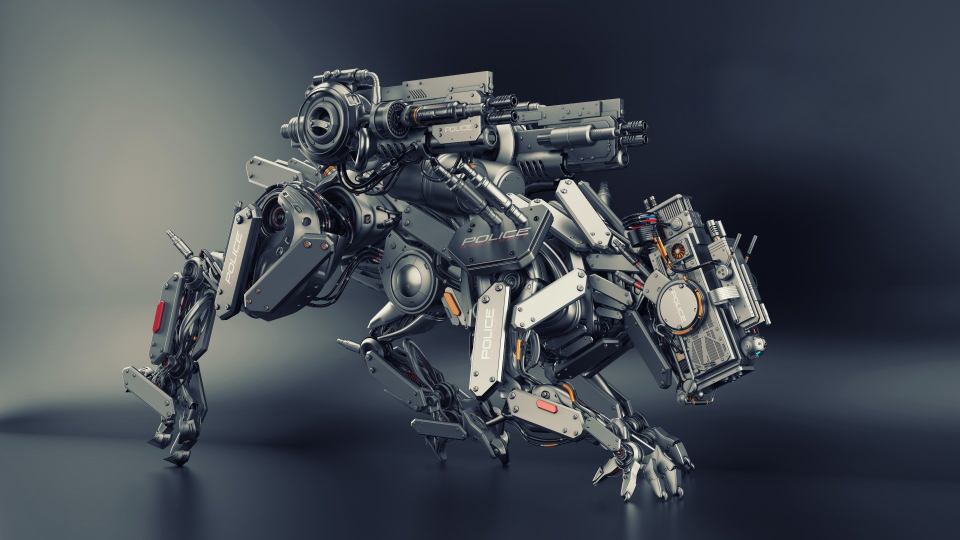
#> input picture PyImg/robot.jpg, 1920 x 1080 px (shown at 1/2 size)
$ python Transformation.py
#> lines starting #> are read from the running program, lines starting #| are printed output that depends on the picture
from PIL import Image

img = Image.open('robot.jpg')
#> img is the input picture: PIL image 1920x1080 RGB; mean R, G, B 69.5, 75.4, 83.1

square = img.resize((350, 250))
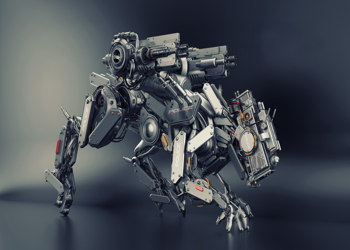
#> square: PIL image 350x250 RGB; mean R, G, B 69.5, 75.4, 83.1
# square.show()

flip = img.transpose(Image.FLIP_LEFT_RIGHT)
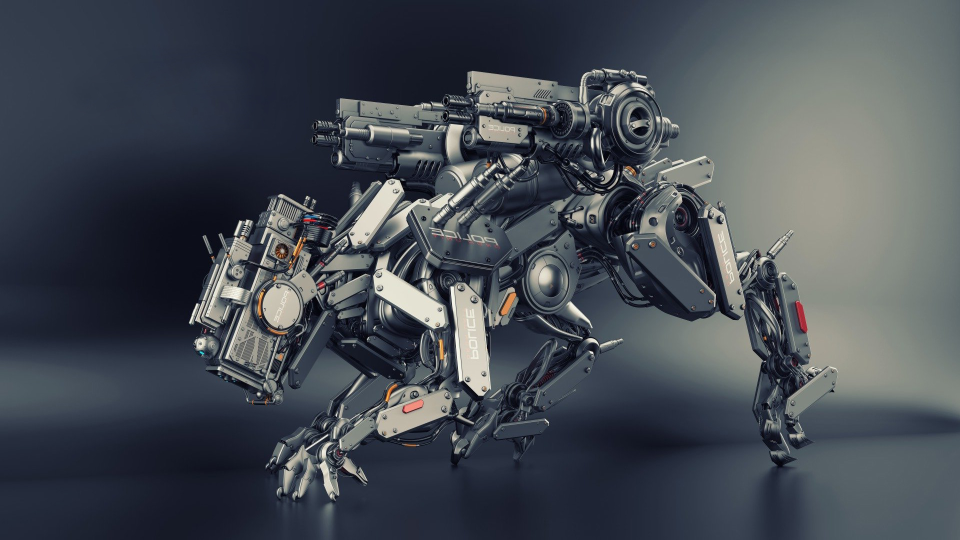
#> flip: PIL image 1920x1080 RGB (shown at 1/2 size); mean R, G, B 69.5, 75.4, 83.1
flip.show()

flip.save('new_image.jpg')
